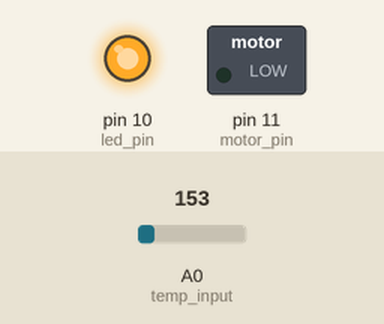
A sketch run on a simulated Arduino Uno, built with avr-gcc and run on an emulated ATmega328P. Parts: switched loads named in the sketch (green lamp = pin HIGH), output pins drawn as LEDs (lit = HIGH). The inputs (shaded band) are chosen by the test bench; at power-on: A0 (temp_input) = 153. What the sketch prints to the serial monitor is not drawn.

Above: at 0.1 s.
Timing chart, 0 to 1.6 s (numbered marks = the images above):
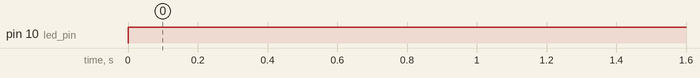

The sketch:

SmartRoom__Temp.ino
```cpp
// smart room temprature controller
int led_pin = 10;
int motor_pin = 11;
int temp_input = A0;

void setup()
{
  pinMode(led_pin, OUTPUT);
  pinMode(motor_pin, OUTPUT);
  Serial.begin(9600);
}

void loop()
{
  int temp_analog = analogRead(temp_input);
  float milli_volts = (temp_analog/1024.0)*5000;
  float deg_cel = (milli_volts - 500)/10;

  if(deg_cel <= 80)
  {
    Serial.print("temp = ");
    Serial.print(deg_cel);
    Serial.println(" deg.cel");
    digitalWrite(motor_pin, LOW);
    digitalWrite(led_pin, HIGH);
  }
  else
  {
    Serial.print("temp = ");
    Serial.print(deg_cel);
    Serial.println(" deg.cel");
    digitalWrite(led_pin, LOW);
    digitalWrite(motor_pin, HIGH);
  }
  delay(3000);
}
```

Measured:
- by itself, pin 10 (led_pin): LOW → HIGH at 0.00 s
